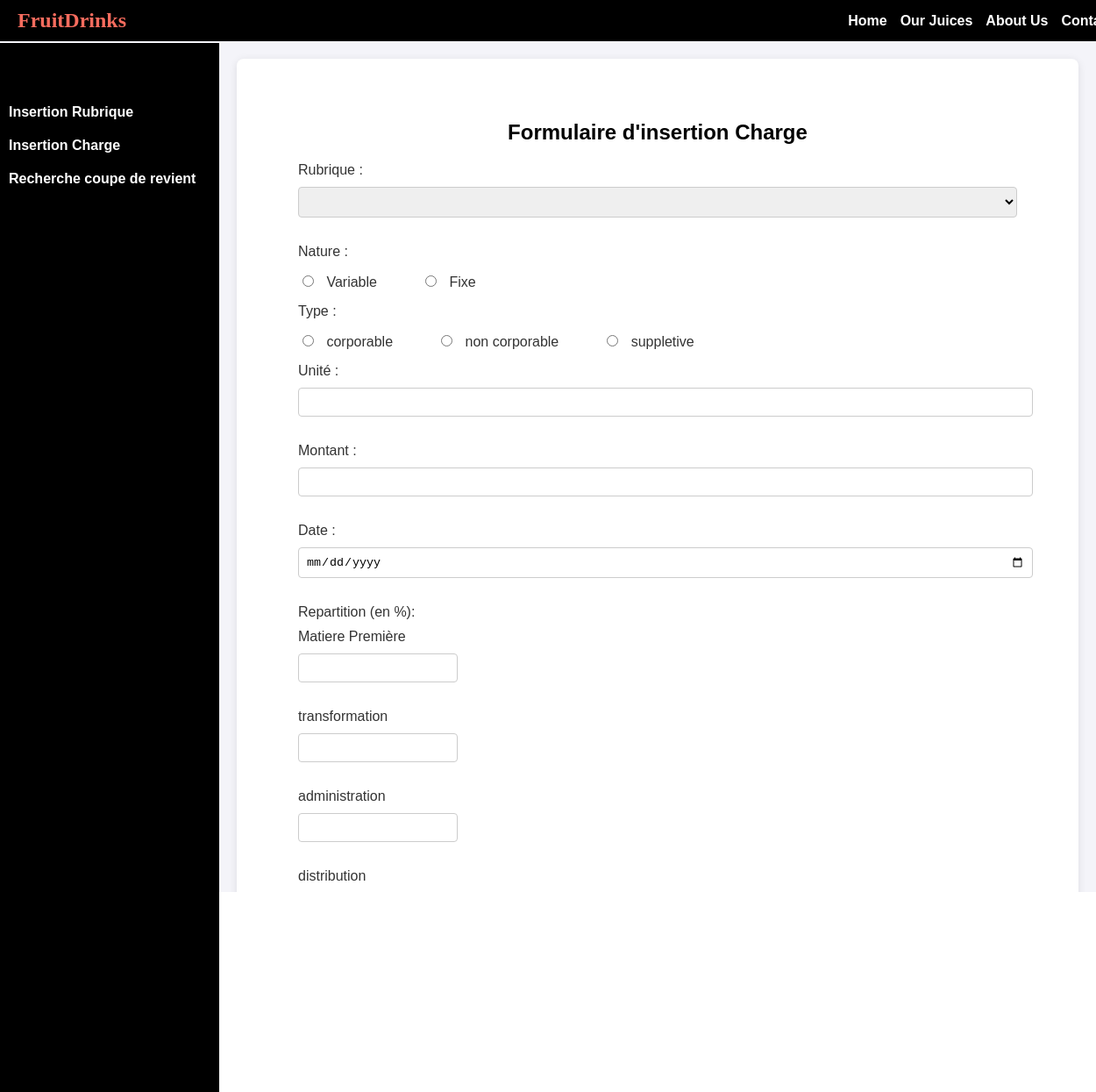
The app's page /page/model.php?page=charge.php with its own data.
### tables this page shows
CREATE TABLE nature(
    id_nature INT PRIMARY KEY auto_increment,
    nom_nature VARCHAR(255) not null
);

CREATE TABLE type_charge(
id_type_charge INT PRIMARY KEY auto_increment,
nom_type_charge VARCHAR(255) not null
);

CREATE TABLE repartition(
    id_repartition INT PRIMARY KEY auto_increment,
    nom_repartition VARCHAR(255) not null
);

### inc/function.php (called while the page is built, shortened)
<?php
function get_all($connexion,$table_name){
    $table_name = mysqli_real_escape_string($connexion, $table_name);
    $sql="SELECT * FROM $table_name";
    $resultat=mysqli_query($connexion,$sql);
    $data=[];
    while($row=mysqli_fetch_array($resultat, MYSQLI_ASSOC)){
        $data[]=$row;
    }
    return $data;
}
?>

### page/charge.php (the view, shortened to what this page needs)
     <?php
     $natures=get_all($connexion,"nature");
     $types=get_all($connexion,"type_charge");
     $repartitions=get_all($connexion,"repartition");
     ?>
<div class="form-container">
    <form id="chargeForm" class="form" method="post" action="traitement/traitement_insertion.php">
        <h2>Formulaire d'insertion Charge</h2>
        <label for="idRubrique">Rubrique :</label>
        <select id="idRubrique" name="idRubrique" required>
            <option value="" hidden selected></option>
        </select>
        <label>Nature :</label>
        <div class="radio-group">
            <?php foreach($natures as $nature){?>
                <label for="<?php echo $nature['id_nature'];?>">
                    <input type="radio" id="<?php echo $nature['id_nature'];?>" name="nature" value="<?php echo $nature['id_nature'];?>">
                    <?php echo $nature['nom_nature'];?>
                </label>
            <?php }?>
        </div>
        <label>Type :</label>
        <div class="radio-group">
            <?php foreach($types as $type){?>
                <label for="<?php echo $type['id_type_charge'];?>">
                    <input type="radio" id="<?php echo $type['id_type_charge'];?>" name="type" value="<?php echo $type['id_type_charge'];?>">
                    <?php echo $type['nom_type_charge'];?>
                </label>
            <?php }?>
        </div>
        <label for="unite">Unité :</label>
        <input type="number" id="unite" name="unite" step="0.01" required>
        <label for="montant">Montant :</label>
        <input type="number" step="0.01" id="montant" name="montant" step="0.01" required>
        <label for="date">Date :</label>
        <input type="date" id="date" name="date" required>
        <label for="repartition">Repartition (en %):</label>
        <?php foreach($repartitions as $repartition){?>
            <label for="<?php  echo $repartition["id_repartition"]?>"><?php  echo $repartition["nom_repartition"]?></label>
            <input  type="number" step="0.01" id="repartition" name="repartition[<?php echo $repartition["id_repartition"]?>]"required >
        <?php  } ?>
        <button type="submit">Enregistrer</button>
    </form>
</div>

### page/model.php (shortened to what this page needs)
<!DOCTYPE html>
<html lang="fr">
<head>
    <link rel="stylesheet" href="../assets/style.css">
</head>
<body>
    <header>
        <div class="logo">
            <h1>FruitDrinks</h1>
        </div>
        <nav>
            <ul>
                <li><a href="index.html">Home</a></li>
                <li><a href="#">Our Juices</a></li>
                <li><a href="#">About Us</a></li>
                <li><a href="#">Contact</a></li>
            </ul>
        </nav>
    </header>
        <?php
             include("../inc/function.php");
            $page=$_GET ["page"];
        ?>
    <div>
    <nav class="navbar">
        <div>
        <ul>
            <li><a href="model.php?page=rubrique.php">Insertion Rubrique</a></li>
        </ul>
        </div>
        <div>
        <ul>
            <li><a href="model.php?page=charge.php">Insertion Charge</a></li>
        </ul>
        </div>
        <div>
        <ul>
            <li><a href="model.php?page=revient.php">Recherche coupe de revient</a></li>
        </ul>
        </div>
    </nav>
    </div>
     <?php include($page) ?>
</body>
</html>

### assets/style.css (style rules this page uses)
body { font-family: 'Arial', sans-serif; margin: 0; padding: 0; background-color: #f4f4f9; color: #333; }
header { display: flex; justify-content: space-between; align-items: center; padding: 10px 20px; background-color: black; color: white; width: 100vw; }
.logo h1 { font-family: 'Brush Script MT', cursive; font-size: 24px; margin: 0; color: #f76c5e; }
nav ul { list-style: none; margin: 0; padding: 0; display: flex; gap: 15px; }
nav ul li { display: inline; }
nav ul li a { text-decoration: none; color: white; font-size: 16px; font-weight: bold; transition: color 0.3s ease; }
.navbar { width: 250px; position: fixed; top: 49px; left: 0; background-color: black; height: 100%; padding-top: 60px; }
.navbar ul { list-style-type: none; padding: 0; }
.navbar ul li { padding: 10px; }
.navbar ul li a { color: white; text-decoration: none; font-size: 16px; display: block; transition: background-color 0.3s ease; }
.form-container { margin-left: 250px; padding: 20px; }
.form { background-color: #fff; padding: 70px; border-radius: 8px; box-shadow: 0 2px 10px rgba(0, 0, 0, 0.1); margin-bottom: 20px; align-items: center; }
.form h2 { margin-top: 0; text-align: center; color: black; }
.form label { display: block; margin: 10px 0 5px; }
.form input[type="text"], .form input[type="number"], .form input[type="date"], .form select { width: 100%; padding: 8px; margin: 5px 0 20px; border: 1px solid #ccc; border-radius: 4px; }
.form input[type="radio"] { margin-right: 10px; }
.form button { padding: 10px 20px; background-color: #f76c5e; color: white; border: none; border-radius: 5px; cursor: pointer; }
.radio-group { display: flex; gap: 50px; align-items: center; }
button { display: block; margin: 20px auto; }
#repartition { width: 20%; }

### records on screen
nature: nom_nature "Variable"
nature: nom_nature "Fixe"
type_charge: nom_type_charge "corporable"
type_charge: nom_type_charge "non corporable"
type_charge: nom_type_charge "suppletive"
repartition: nom_repartition "Matiere Première"
repartition: nom_repartition "transformation"
repartition: nom_repartition "administration"
repartition: nom_repartition "distribution"
